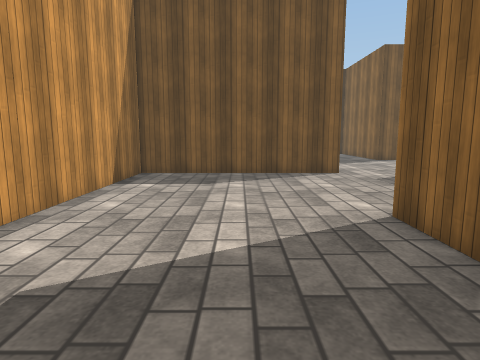
[1] (above)

23 first-person views from a walk through a 3-D level made in the Unity game engine. The camera is 1.3 m above the floor, tilts 8° down and sees 75° across. The floor is counted in squares, 1 m on a side. Each view is taken from the middle of a square. On the plan, view 1 faces up. The plan holds only what a view shows up to about 14 squares ahead; the rest is blank. The place goes on beyond the plan. The player character is not drawn. Surface patterns are stand-ins for the level's own textures.

[2]
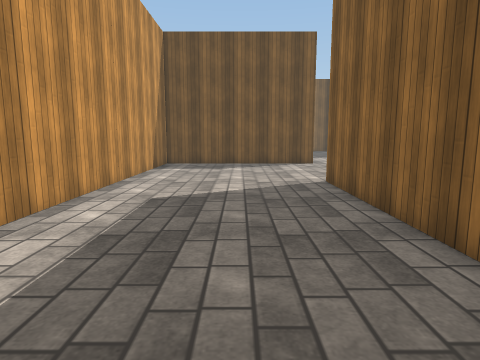

[3]
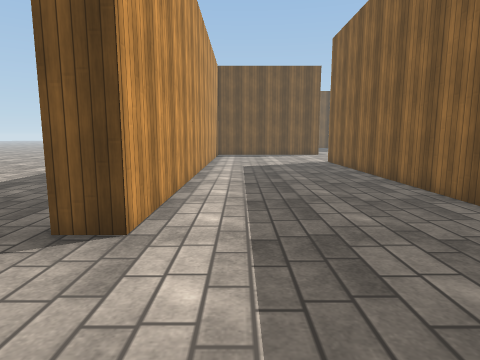

[4]
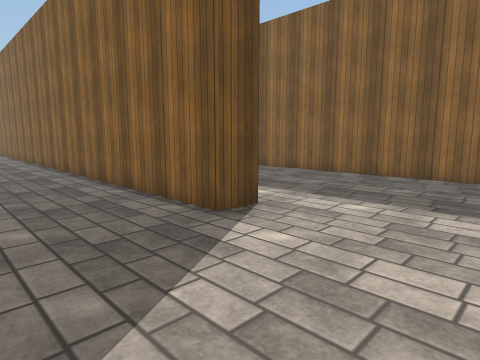

[5]
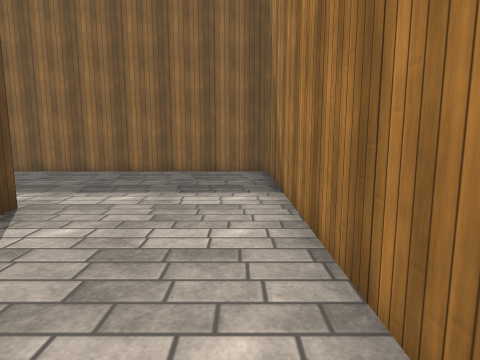

[6]
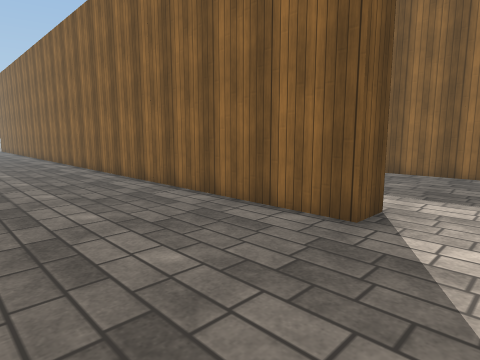

[7]
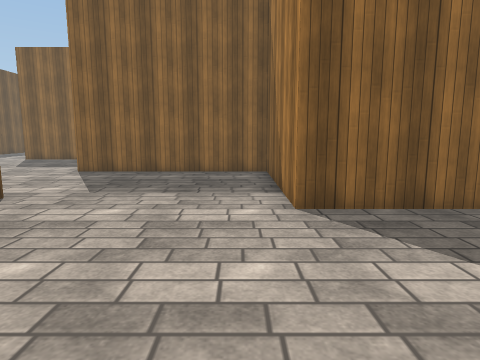

[8]
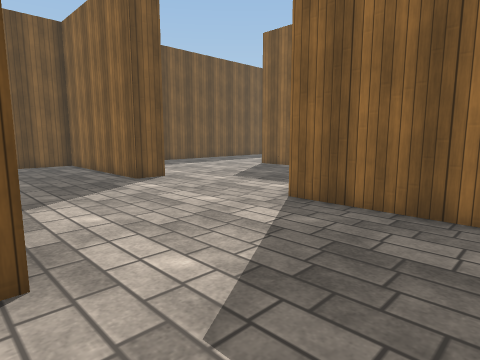

[9]
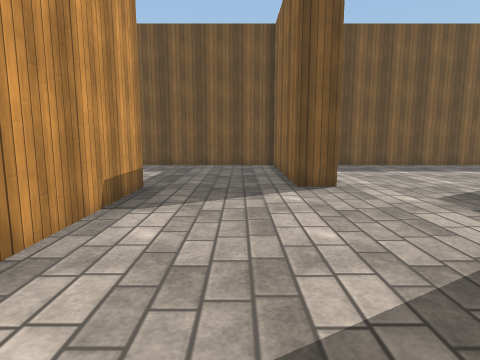

[10]
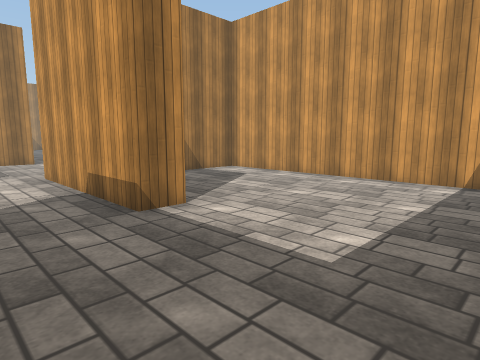

[11]
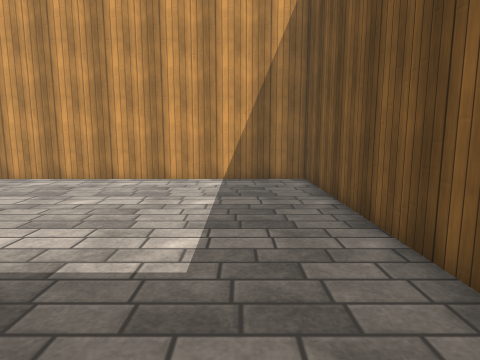

[12]
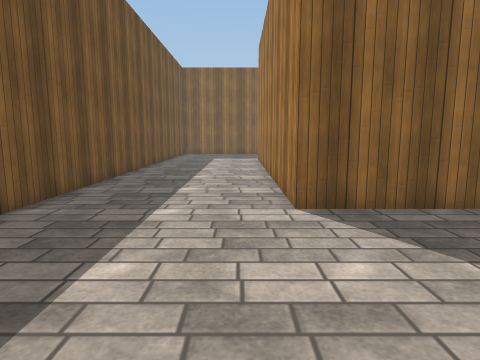

[13]
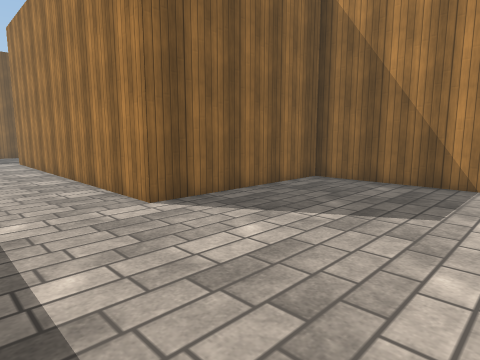

[14]
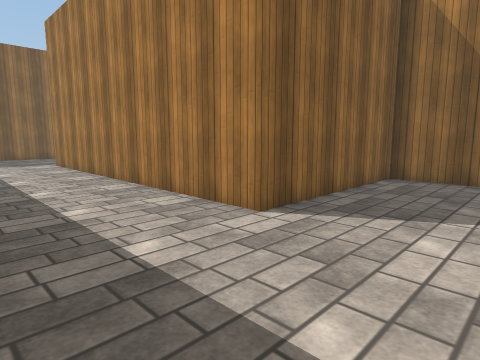

[15]
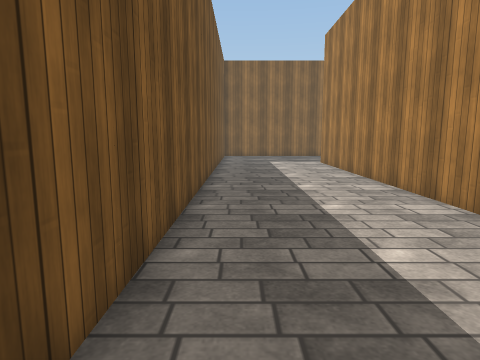

[16]
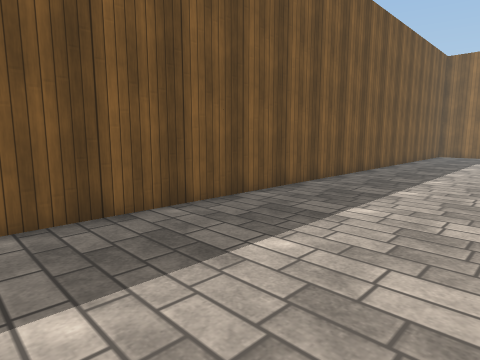

[17]
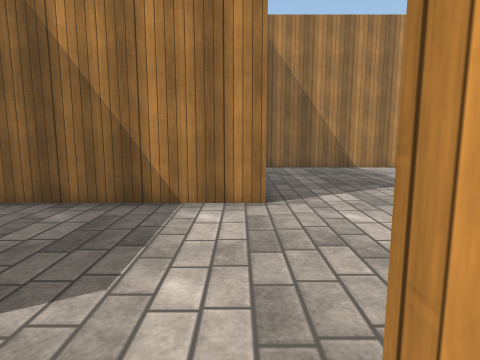

[18]
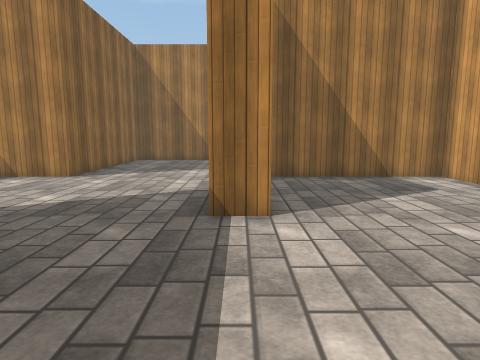

[19]
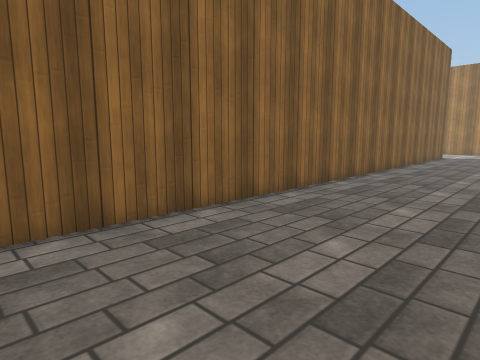

[20]
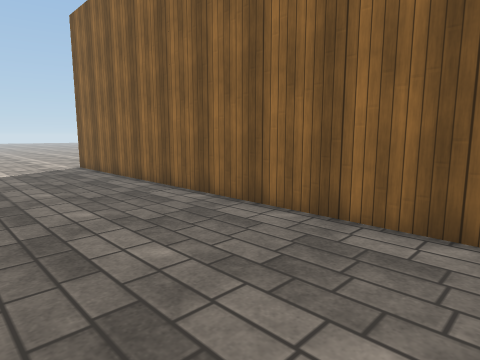

[21]
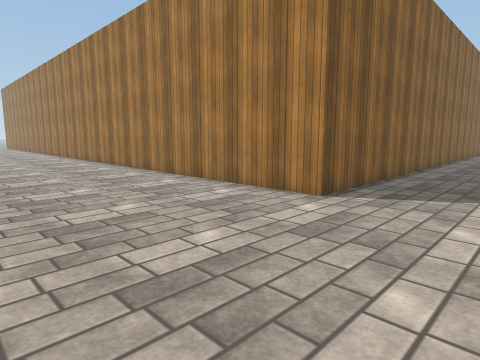

[22]
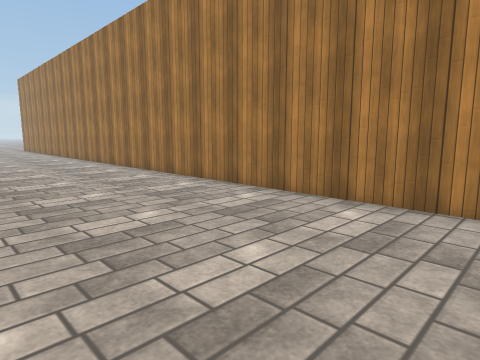

[23]
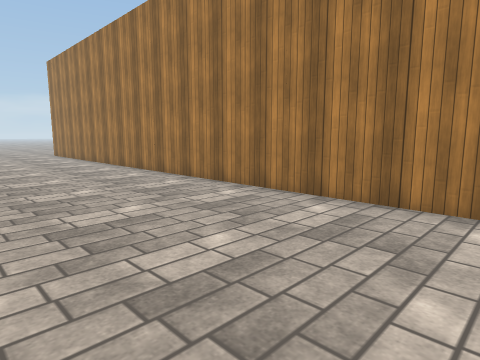

### Floor plan
Points are (right, up) in squares from view 1. A wall is a line through its corners. A room is listed if a view was taken in it or the views show most of it. See-through windows are left out.
Room 1 (views 1, 2, 3, 4, 5, 6, 7, 8, 9, 10, 11, 12, 13, 14, 15, 16, 17, 18, 19, 20, 21, 22, 23)
walls: (2.4, 17) (3.5, 17) (3.5, 11) (-3.5, 11) (-3.5, -7) (-4.5, -7) (-4.5, 24) (23.1, 24); (8.5, 17.5) (8.5, 17) (7.5, 17) (7.5, 23) (-3.5, 23) (-3.5, 12) (2, 12); (25, 23) (9.5, 23); (-7.9, -12) (2.5, -12) (2.5, 5) (8.5, 5) (8.5, 12) (14.5, 12) (14.5, 18) (25.5, 18)

Positions as (right, up) in squares from view 1, and headings:
1: (0, 0), facing up
2: (0, -4), facing up
3: (-2, -11), facing up
4: (-8, -11), facing up-right
5: (-9, -11), facing right
6: (-9, -9), facing up-right
7: (-3, 6), facing right
8: (3, 8), facing up-right
9: (6, 9), facing up
10: (6, 22), facing down-left
11: (6, 21), facing left
12: (9, 19), facing right
13: (9, 21), facing down-right
14: (11, 22), facing down-right
15: (11, 22), facing right
16: (9, 18), facing up-right
17: (9, 18), facing down
18: (3, 22), facing down
19: (-9, 14), facing down-right
20: (-9, 10), facing up-right
21: (-8, 30), facing down-right
22: (0, 30), facing down-right
23: (9, 30), facing down-right
